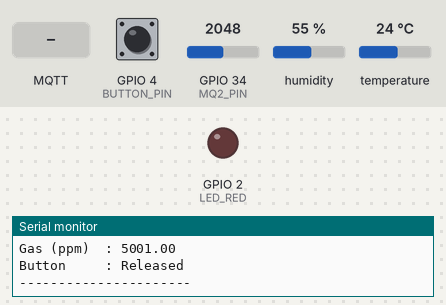
This program was run on a simulated ESP32. On the bench: output pins drawn as LEDs (lit = HIGH), the last lines printed to the serial monitor. The inputs (shaded band) are chosen by the test bench; at power-on: GPIO 4 (BUTTON_PIN) HIGH, GPIO 34 (MQ2_PIN) = 2048, humidity 55 %, temperature 24 °C. WiFi joins after 1.5 s; servers stay silent unless stated; random numbers use the default seed unless the program sets one; no MQTT or app messages arrive unless stated.

Above: at 2.7 s.
2.8 s: MQTT message "1" arrives on the first subscribed topic
At 3.6 s:
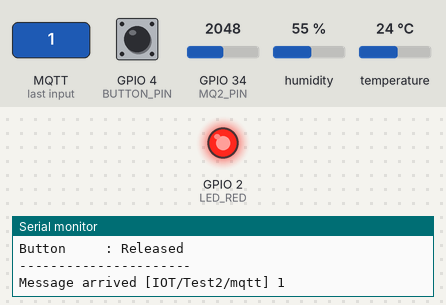
4.3 s: MQTT message "0" arrives on the first subscribed topic
At 4.8 s:
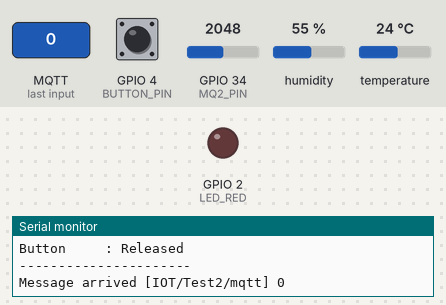
Timing chart, 0 to 7.3 s (numbered marks = the images above; inputs shaded):
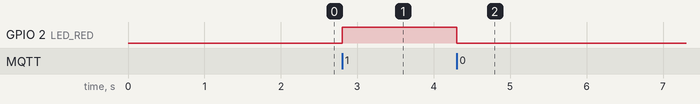

Measured:
- after the input at 2.8 s, GPIO 2 (LED_RED): LOW → HIGH at once
- after the input at 4.3 s, GPIO 2 (LED_RED): HIGH → LOW at once

The program:

main.cpp
```cpp
#include <WiFi.h>
#include <PubSubClient.h>
#include <DHTesp.h>

const int LED_RED = 2;
const int DHT_PIN = 15;
const int MQ2_PIN = 34;
const int BUTTON_PIN = 4;

DHTesp dht;

const char* ssid = "Wokwi-GUEST";
const char* password = "";
const char* mqtt_server = "emqx.arxan.app";

WiFiClient espClient;
PubSubClient client(espClient);
unsigned long lastMsg = 0;

void setup_wifi() {
  delay(10);
  Serial.println();
  Serial.print("Connecting to ");
  Serial.println(ssid);

  WiFi.mode(WIFI_STA);
  WiFi.begin(ssid, password);

  while (WiFi.status() != WL_CONNECTED) {
    delay(500);
    Serial.print(".");
  }

  randomSeed(micros());

  Serial.println("");
  Serial.println("WiFi connected");
  Serial.print("IP address: ");
  Serial.println(WiFi.localIP());
}

void callback(char* topic, byte* payload, unsigned int length) {
  Serial.print("Message arrived [");
  Serial.print(topic);
  Serial.print("] ");
  for (int i = 0; i < length; i++) {
    Serial.print((char)payload[i]);
  }
  Serial.println();

  if ((char)payload[0] == '1') {
    digitalWrite(LED_RED, HIGH);
  } else {
    digitalWrite(LED_RED, LOW);
  }
}

void reconnect() {
  while (!client.connected()) {
    Serial.print("Attempting MQTT connection...");
    String clientId = "ESP32Client-";
    clientId += String(random(0xffff), HEX);
    if (client.connect(clientId.c_str())) {
      Serial.println("Connected");
      client.publish("IOT/Test2/mqtt", "Test IOT");
      client.subscribe("IOT/Test2/mqtt");
    } else {
      Serial.print("failed, rc=");
      Serial.print(client.state());
      Serial.println(" try again in 5 seconds");
      delay(5000);
    }
  }
}

void setup() {
  pinMode(LED_RED, OUTPUT);
  pinMode(MQ2_PIN, INPUT);
  pinMode(BUTTON_PIN, INPUT_PULLUP);
  Serial.begin(115200);

  setup_wifi();
  client.setServer(mqtt_server, 1883);
  client.setCallback(callback);
  dht.setup(DHT_PIN, DHTesp::DHT22);
}

void loop() {
  if (!client.connected()) {
    reconnect();
  }
  client.loop();

  unsigned long now = millis();
  if (now - lastMsg > 2000) {
    lastMsg = now;

    TempAndHumidity data = dht.getTempAndHumidity();
    String temp = String(data.temperature, 2);
    String hum = String(data.humidity, 1);
    client.publish("IOT/Test1/temp", temp.c_str());
    client.publish("IOT/Test1/hum", hum.c_str());

    int gasValue = analogRead(MQ2_PIN);
    float ppm = map(gasValue, 0, 4095, 0, 10000);
    String gas = String(ppm, 2);
    client.publish("IOT/Test1/gas_ppm", gas.c_str());

    int buttonState = digitalRead(BUTTON_PIN);
    Serial.print("Raw Button State: ");
    Serial.println(buttonState);
    String button = (buttonState == LOW) ? "Pressed" : "Released";
    client.publish("IOT/Test1/button", button.c_str());

    Serial.println("---- Data Dikirim ----");
    Serial.print("Temperature: "); Serial.println(temp);
    Serial.print("Humidity   : "); Serial.println(hum);
    Serial.print("Gas (ppm)  : "); Serial.println(gas);
    Serial.print("Button     : "); Serial.println(button);
    Serial.println("----------------------");
  }
}
```
